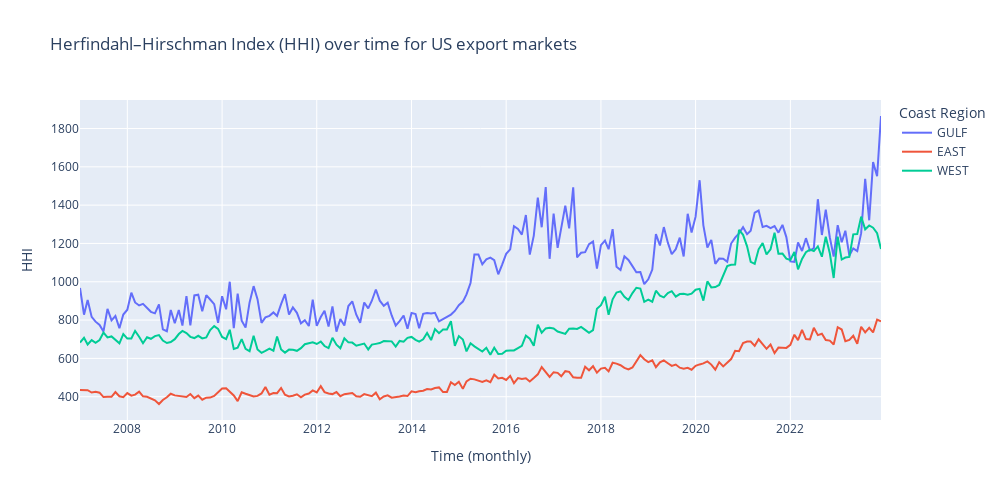

Here is the notebook cell this chart was saved with:
### Code cell
px.line(
    hhi_df.filter(pl.col('coast_region')!='CARIBBEAN'), x='month', y='hhi', color='coast_region',
    width=1000, height=500,
    title='Herfindahl–Hirschman Index (HHI) over time for US export markets',
    labels={
        'coast_region':'Coast Region',
        'hhi':'HHI',
        'month':'Time (monthly)'
    }
)

### Figure 1 — Plotly figure (JSON) as saved in the notebook; plotly's stock layout.template omitted (floating-point values rounded to 4 significant figures; data arrays with more than 128 entries replaced by an {"elided": "..."} marker saying what was removed)
{"data": [{"hovertemplate": "Coast Region=GULF<br>Time (monthly)=%{x}<br>HHI=%{y}<extra></extra>", "legendgroup": "GULF", "line": {"color": "#636efa", "dash": "solid"}, "marker": {"symbol": "circle"}, "mode": "lines", "name": "GULF", "orientation": "v", "showlegend": true, "type": "scatter", "x": {"elided": "204 str values"}, "xaxis": "x", "y": {"elided": "204 float values"}, "yaxis": "y"}, {"hovertemplate": "Coast Region=EAST<br>Time (monthly)=%{x}<br>HHI=%{y}<extra></extra>", "legendgroup": "EAST", "line": {"color": "#EF553B", "dash": "solid"}, "marker": {"symbol": "circle"}, "mode": "lines", "name": "EAST", "orientation": "v", "showlegend": true, "type": "scatter", "x": {"elided": "204 str values"}, "xaxis": "x", "y": {"elided": "204 float values"}, "yaxis": "y"}, {"hovertemplate": "Coast Region=WEST<br>Time (monthly)=%{x}<br>HHI=%{y}<extra></extra>", "legendgroup": "WEST", "line": {"color": "#00cc96", "dash": "solid"}, "marker": {"symbol": "circle"}, "mode": "lines", "name": "WEST", "orientation": "v", "showlegend": true, "type": "scatter", "x": {"elided": "204 str values"}, "xaxis": "x", "y": {"elided": "204 float values"}, "yaxis": "y"}], "layout": {"height": 500, "legend": {"title": {"text": "Coast Region"}, "tracegroupgap": 0}, "title": {"text": "Herfindahl–Hirschman Index (HHI) over time for US export markets"}, "width": 1000, "xaxis": {"anchor": "y", "domain": [0, 1], "title": {"text": "Time (monthly)"}}, "yaxis": {"anchor": "x", "domain": [0, 1], "title": {"text": "HHI"}}}}
